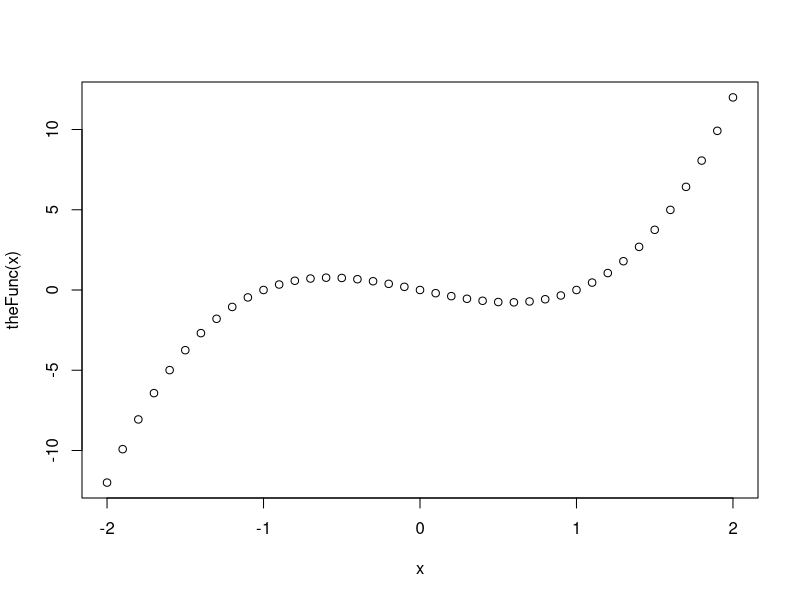
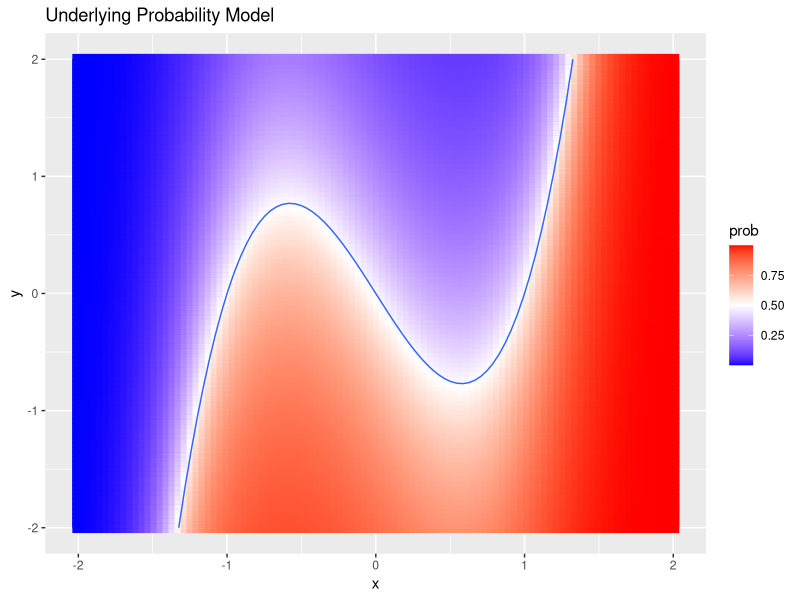
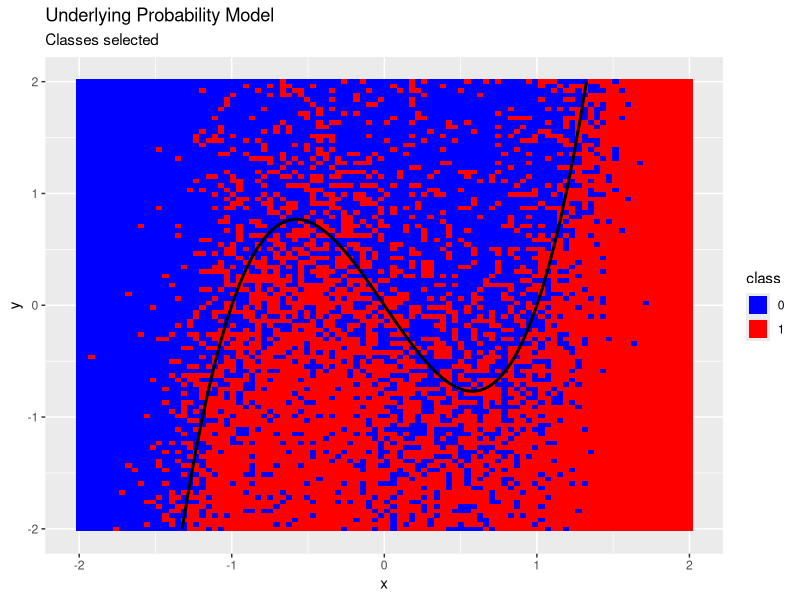
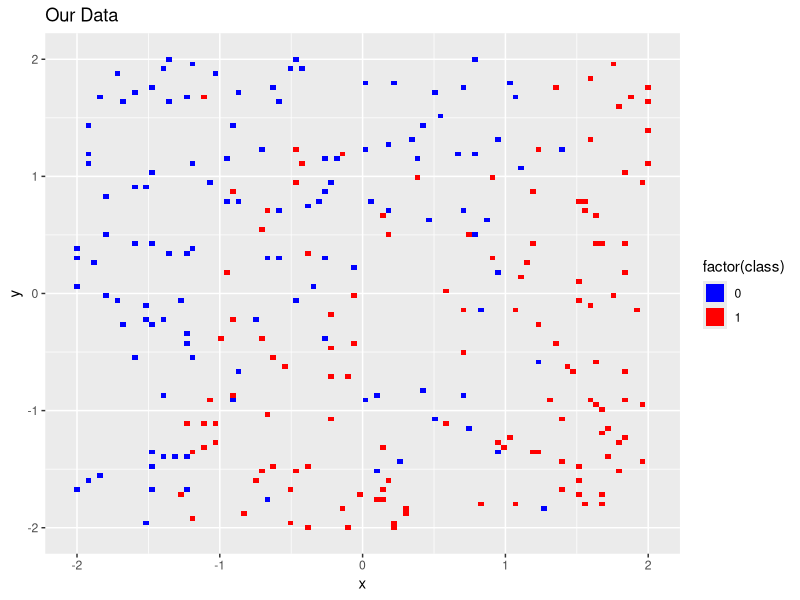
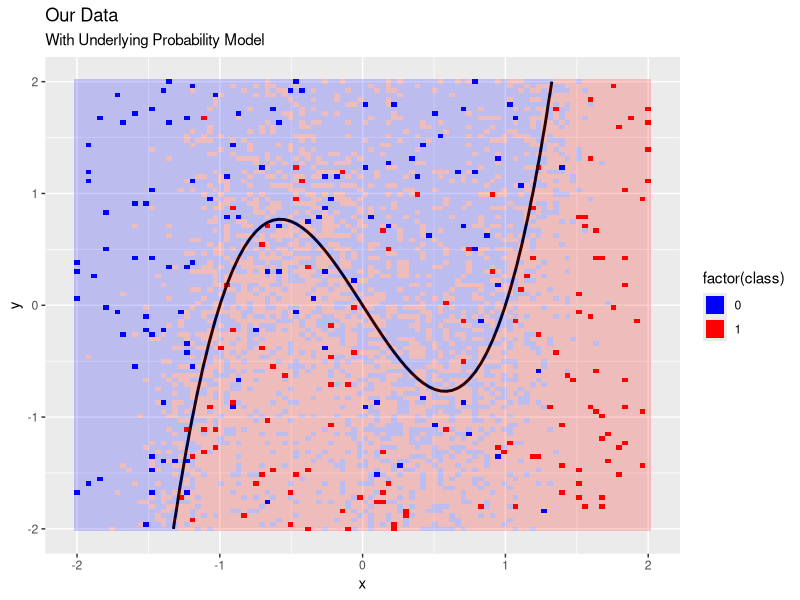
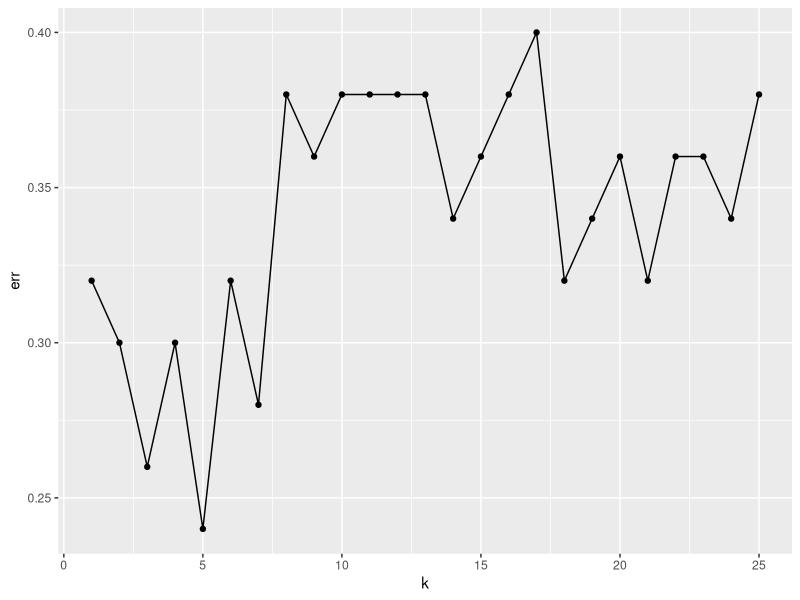
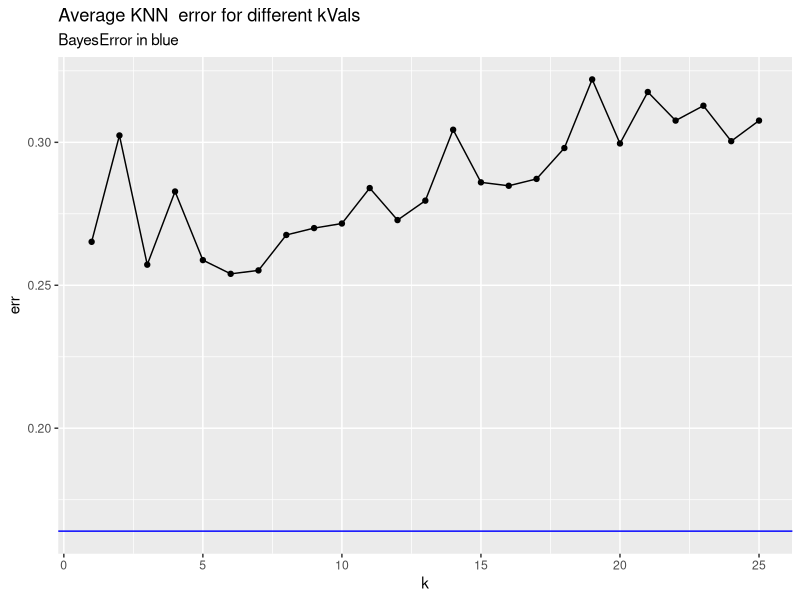
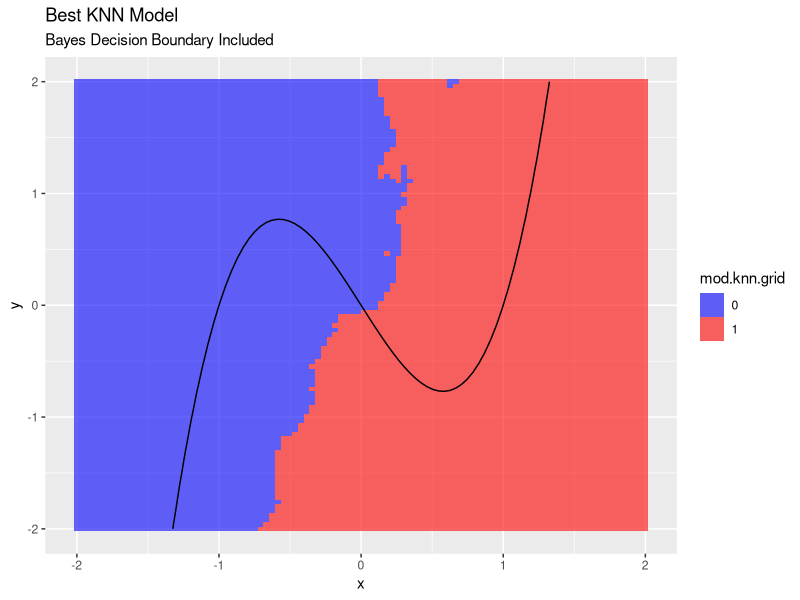

Reproduce these figures in R, in order.
## ---- chunk 1
library(tidyverse)
## ---- chunk 2
a <- 1
b <- -1
theFunc <- function(x) 2*x*(x-a)*(x-b)
# helper <- function(x,y){
#   return (c(x,y,f(x)-y))
# }


## ---- chunk 3
x <- seq(-2,2,by=.1)
plot(x,theFunc(x))
## ---- chunk 4
size <- 100
wx <- 2
wy <- 2
xvals <- seq(-wx,wx,length=size)
yvals <- seq(-wy,wy,length=size)

theGrid <- expand.grid(xvals,yvals)
names(theGrid) <- c("x","y")
## ---- chunk 5
sc <- 1.5  # scale
gridData.df <- theGrid %>% 
  rowwise() %>% 
  mutate(valz=theFunc(x)-y) %>% 
  ## some razmataz to fix up the probs
  mutate(prob=1/2*(2-exp(-abs(valz)/sc))) %>% 
  mutate(prob=ifelse(valz < 0, 1-prob,prob))
## ---- chunk 6
gridData.df %>% 
  ggplot()+
  geom_tile(aes(x,y,color=prob),size=2)+
  scale_color_gradient2(low="blue",mid="white",high="red",midpoint=0.5)+
  geom_contour(aes(x,y,z=prob),breaks=0.5)+
  labs(title="Underlying Probability Model")
## ---- chunk 7
gridData.df <- gridData.df %>% 
  mutate(class=ifelse(runif(1,0,1) > prob, "0","1"))
## ---- chunk 8
gridData.df %>% 
  ggplot()+
  geom_tile(aes(x,y,fill=class),size=2)+
  scale_fill_manual(values=c("blue","red"))+
  geom_contour(aes(x,y,z=prob),breaks=0.5,size=1,color="black")+
  labs(title="Underlying Probability Model",
       subtitle="Classes selected")
## ---- chunk 9
sampleSize <- 250

gridSize <- nrow(gridData.df)
data.df <- gridData.df[sample(1:gridSize,sampleSize,rep=F),] %>% 
  select(x,y,prob,class)

## ---- chunk 10

data.df %>% 
  ggplot()+
  geom_tile(aes(x,y,fill=factor(class)),size=2)+
  scale_fill_manual(values=c("blue","red"))+
  labs(title="Our Data")


## ---- chunk 11

data.df %>% 
  ggplot()+
  geom_tile(aes(x,y,fill=factor(class)),size=2)+
  scale_fill_manual(values=c("blue","red"))+
  geom_contour(data=gridData.df,
               aes(x,y,z=prob),breaks=0.5,size=1,color="black")+
  scale_color_gradient2(low="blue",mid="white",high="red",midpoint=0.5)+
  geom_tile(data=gridData.df,aes(x,y,fill=factor(class)),size=2,
            alpha=.2)+
  ##scale_fill_gradient2(low="blue",mid="white",high="red",midpoint=0.5)+
  labs(title="Our Data",
       subtitle="With Underlying Probability Model")

## ---- chunk 12
data.df <- data.df %>% 
  mutate(bayesClass=ifelse(prob>0.5,1,0))

## ---- chunk 13

## Error rate
(err.bayes <- with(data.df,mean(class != bayesClass)))

#Confusion Matrix
with(data.df,table(class,bayesClass))
## ---- chunk 14
##The library
library(class)
## ---- chunk 15
sampleSize <- 50
train.df <- gridData.df[sample(1:gridSize,sampleSize,rep=F),] %>% 
  select(x,y,class)

## ---- chunk 16
train.X <- as.matrix(train.df[c("x","y")])
train.Y <- as.matrix(train.df["class"])

## ---- chunk 17
test.df <- gridData.df[sample(1:gridSize,sampleSize,rep=F),] %>% 
  select(x,y,prob,class)
test.X <- as.matrix(test.df[c("x","y")])
## ---- chunk 18
kVal <- 15
## The model...build on train, run on test
mod.knn <- knn(train.X,test.X,train.Y,k=kVal,prob=TRUE)
## ---- chunk 19
## Confusion matrix
with(test.df,table(class,mod.knn))

## Error rate for KNN
(err.knn <- with(test.df,mean(class!=mod.knn)))

## ---- chunk 20
sprintf("Bayes Error Rate: %s   Knn Error  (k=%s): %s",err.bayes,kVal,err.knn)
## ---- chunk 21
maxK <- sampleSize/2
errs.knn <- rep(0,maxK)

for(kVal in 1:maxK){
  print(sprintf("K=%s",kVal))
  mod.knn <- knn(train.X,test.X,train.Y,k=kVal,prob=TRUE)
  errs.knn[kVal] <- with(test.df,mean(class!=mod.knn))
}


## ---- chunk 22

data.frame(k=1:maxK,err=errs.knn) %>%
    ggplot()+
    geom_point(aes(k,err))+
    geom_line(aes(k,err))

## ---- chunk 23
######
reps <- 50 ## Number of reps at each kVal
errs.knn <- matrix(nrow=maxK,ncol=reps)
for(kVal in 1:maxK){
  print(sprintf("K=%s",kVal))
  for(rep in 1:reps){
    ##New train and test data
    train.df <- gridData.df[sample(1:gridSize,sampleSize,rep=F),] %>% 
      select(x,y,prob,class)
    test.df <- gridData.df[sample(1:gridSize,sampleSize,rep=F),] %>% 
      select(x,y,prob,class)
    train.X <- as.matrix(train.df[c("x","y")])
    train.Y <- as.matrix(train.df["class"])
    test.X <- as.matrix(test.df[c("x","y")])
    mod.knn <- knn(train.X,test.X,train.Y,k=kVal,prob=TRUE)
    errs.knn[kVal,rep] <- with(test.df,mean(class!=mod.knn))
  }
}
## ---- chunk 24
aveErrs <- apply(errs.knn,1,mean)
## ---- chunk 25
data.frame(k=1:maxK,err=aveErrs) %>%
  ggplot()+
  geom_point(aes(k,err))+
  geom_line(aes(k,err))+
  ##geom_smooth(aes(k,err),method="loess",se=FALSE)+
  geom_hline(aes(yintercept=err.bayes),color="blue")+
  labs(title="Average KNN  error for different kVals",
       subtitle="BayesError in blue")

## ---- chunk 26
kOpt <- 6
## ---- chunk 27
train.df <- gridData.df[sample(1:gridSize,sampleSize,rep=F),] %>% 
  select(x,y,prob,class)
train.X <- as.matrix(train.df[c("x","y")])
train.Y <- as.matrix(train.df["class"])

## ---- chunk 28

grid.X <- as.matrix(gridData.df[c("x","y")])
mod.knn.grid <- knn(train.X,grid.X,train.Y,k=kVal,prob=TRUE)
## ---- chunk 29
gridData.df$knnProb <- attr(mod.knn.grid,"prob")
gridData.df$class.knn <- mod.knn.grid
## ---- chunk 30
(err.knn <- with(gridData.df, mean(class.knn != class)))
## ---- chunk 31
c(err.bayes,err.knn)
## ---- chunk 32

gridData.df %>% 
  ggplot()+
  geom_tile(aes(x,y,fill=mod.knn.grid),alpha=.6)+
  scale_fill_manual(values=c("blue","red"))+
  geom_contour(aes(x,y,z=prob),breaks=0.5,color="black")+
  labs(title="Best KNN Model",
       subtitle="Bayes Decision Boundary Included")


## ---- chunk 33
mod.log <- glm(factor(class) ~ x + y,data=train.df,family=binomial)
## ---- chunk 34
probs <- predict(mod.log,type="response",newdata=gridData.df)
gridData.df$class.log <- probs>0.5

## ---- chunk 35
gridData.df %>% 
  ggplot()+
  geom_tile(aes(x,y,fill=class.log),alpha=.16)+
  scale_fill_manual(values=c("blue","red"))+
  geom_contour(aes(x,y,z=prob),breaks=0.5,color="black")+
  labs(title="Logistic Regression Model",
       subtitle="Bayes Decision Boundary Included")


## ---- chunk 36

with(gridData.df,table(class,class.log))  
err.log <- with(gridData.df,mean((class==1) != class.log))  
c(err.bayes,err.knn,err.log)
